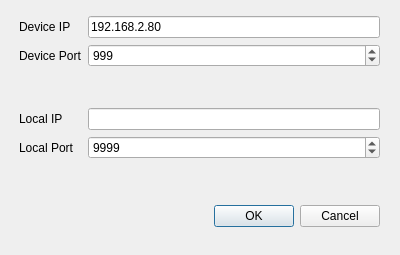
<?xml version="1.0" encoding="UTF-8"?>
<ui version="4.0">
 <class>TcpConnectionDialog</class>
 <widget class="QDialog" name="TcpConnectionDialog">
  <property name="geometry">
   <rect>
    <x>0</x>
    <y>0</y>
    <width>400</width>
    <height>255</height>
   </rect>
  </property>
  <property name="windowTitle">
   <string>Dialog</string>
  </property>
  <widget class="QWidget" name="layoutWidget">
   <property name="geometry">
    <rect>
     <x>19</x>
     <y>16</y>
     <width>361</width>
     <height>211</height>
    </rect>
   </property>
   <layout class="QGridLayout" name="gridLayout">
    <item row="0" column="0">
     <widget class="QLabel" name="label">
      <property name="text">
       <string>Device IP</string>
      </property>
     </widget>
    </item>
    <item row="0" column="1">
     <widget class="QLineEdit" name="DeviceIpAddress">
      <property name="text">
       <string>192.168.2.80</string>
      </property>
     </widget>
    </item>
    <item row="1" column="0">
     <widget class="QLabel" name="label_3">
      <property name="text">
       <string>Device Port</string>
      </property>
     </widget>
    </item>
    <item row="1" column="1">
     <widget class="QSpinBox" name="DevicePort">
      <property name="minimum">
       <number>1</number>
      </property>
      <property name="maximum">
       <number>65535</number>
      </property>
      <property name="value">
       <number>999</number>
      </property>
     </widget>
    </item>
    <item row="2" column="0">
     <spacer name="verticalSpacer">
      <property name="orientation">
       <enum>Qt::Vertical</enum>
      </property>
      <property name="sizeHint" stdset="0">
       <size>
        <width>20</width>
        <height>13</height>
       </size>
      </property>
     </spacer>
    </item>
    <item row="3" column="0">
     <widget class="QLabel" name="label_2">
      <property name="text">
       <string>Local IP</string>
      </property>
     </widget>
    </item>
    <item row="3" column="1">
     <widget class="QLineEdit" name="LocalIpAddress">
      <property name="enabled">
       <bool>true</bool>
      </property>
     </widget>
    </item>
    <item row="4" column="0">
     <widget class="QLabel" name="label_4">
      <property name="text">
       <string>Local Port</string>
      </property>
     </widget>
    </item>
    <item row="4" column="1">
     <widget class="QSpinBox" name="LocalPort">
      <property name="minimum">
       <number>1</number>
      </property>
      <property name="maximum">
       <number>65535</number>
      </property>
      <property name="value">
       <number>9999</number>
      </property>
     </widget>
    </item>
    <item row="5" column="1">
     <spacer name="verticalSpacer_2">
      <property name="orientation">
       <enum>Qt::Vertical</enum>
      </property>
      <property name="sizeHint" stdset="0">
       <size>
        <width>20</width>
        <height>40</height>
       </size>
      </property>
     </spacer>
    </item>
    <item row="6" column="0" colspan="2">
     <widget class="QDialogButtonBox" name="buttonBox">
      <property name="orientation">
       <enum>Qt::Horizontal</enum>
      </property>
      <property name="standardButtons">
       <set>QDialogButtonBox::Cancel|QDialogButtonBox::Ok</set>
      </property>
     </widget>
    </item>
   </layout>
  </widget>
 </widget>
 <tabstops>
  <tabstop>DeviceIpAddress</tabstop>
  <tabstop>DevicePort</tabstop>
  <tabstop>LocalIpAddress</tabstop>
  <tabstop>LocalPort</tabstop>
 </tabstops>
 <resources/>
 <connections>
  <connection>
   <sender>buttonBox</sender>
   <signal>accepted()</signal>
   <receiver>TcpConnectionDialog</receiver>
   <slot>accept()</slot>
   <hints>
    <hint type="sourcelabel">
     <x>248</x>
     <y>254</y>
    </hint>
    <hint type="destinationlabel">
     <x>157</x>
     <y>274</y>
    </hint>
   </hints>
  </connection>
  <connection>
   <sender>buttonBox</sender>
   <signal>rejected()</signal>
   <receiver>TcpConnectionDialog</receiver>
   <slot>reject()</slot>
   <hints>
    <hint type="sourcelabel">
     <x>316</x>
     <y>260</y>
    </hint>
    <hint type="destinationlabel">
     <x>286</x>
     <y>274</y>
    </hint>
   </hints>
  </connection>
 </connections>
</ui>
